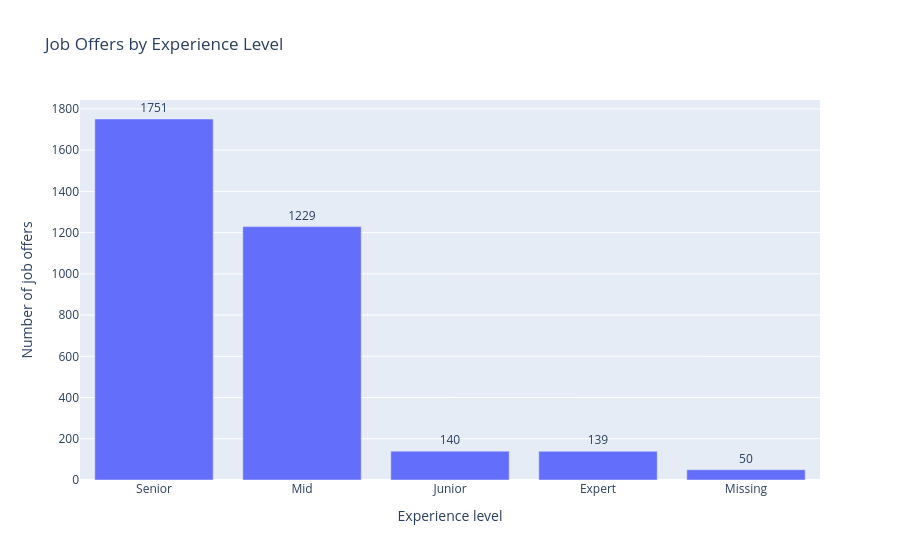

Write notebook code for a chart like this one.
### Code cell
import plotly.express as px

experience_order = [
    "Senior",
    "Mid",
    "Junior",
    "Expert",
    "Missing"
]

fig = px.bar(
    experience_summary,
    x="experience",
    y="job_offers",
    text="job_offers",
    category_orders={
        "experience": experience_order
    },
    title="Job Offers by Experience Level",
    labels={
        "experience": "Experience level",
        "job_offers": "Number of job offers"
    }
)

fig.update_traces(
    textposition="outside"
)

fig.update_layout(
    showlegend=False
)

fig.show()

### Figure 1 — Plotly figure (JSON) as saved in the notebook; plotly's stock layout.template omitted (floating-point values rounded to 4 significant figures)
{"data": [{"hovertemplate": "Experience level=%{x}<br>Number of job offers=%{text}<extra></extra>", "legendgroup": "", "marker": {"color": "#636efa", "pattern": {"shape": ""}}, "name": "", "orientation": "v", "showlegend": false, "text": [1751.0, 1229.0, 140.0, 139.0, 50.0], "textposition": "outside", "type": "bar", "x": ["Senior", "Mid", "Junior", "Expert", "Missing"], "xaxis": "x", "y": [1751, 1229, 140, 139, 50], "yaxis": "y"}], "layout": {"barmode": "relative", "legend": {"tracegroupgap": 0}, "showlegend": false, "title": {"text": "Job Offers by Experience Level"}, "xaxis": {"anchor": "y", "categoryarray": ["Senior", "Mid", "Junior", "Expert", "Missing"], "categoryorder": "array", "domain": [0, 1], "title": {"text": "Experience level"}}, "yaxis": {"anchor": "x", "domain": [0, 1], "title": {"text": "Number of job offers"}}}}
